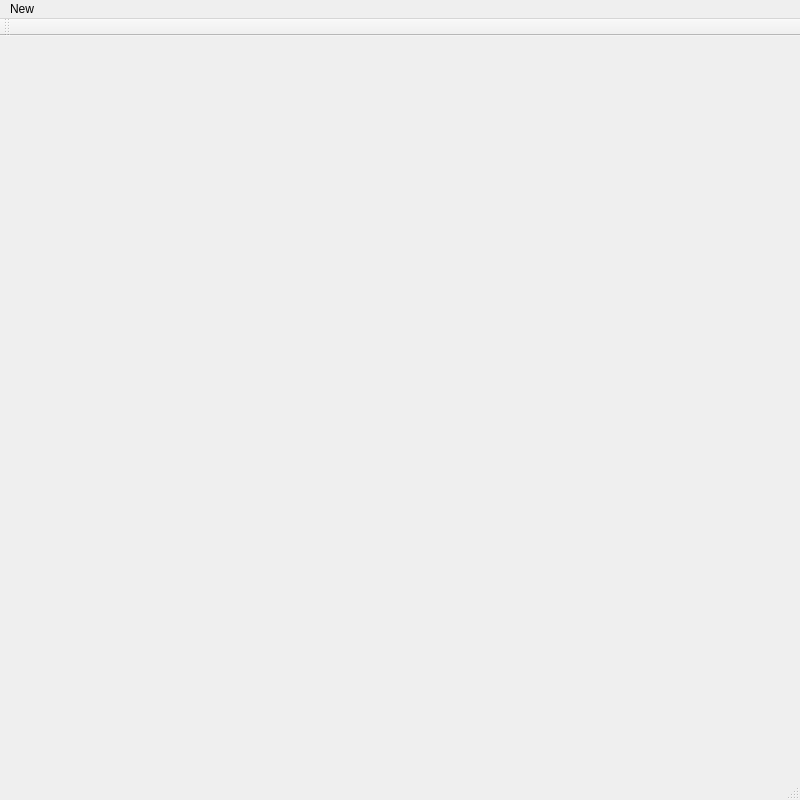
<?xml version="1.0" encoding="UTF-8"?>
<ui version="4.0">
 <class>MainWindow</class>
 <widget class="QMainWindow" name="MainWindow">
  <property name="geometry">
   <rect>
    <x>0</x>
    <y>0</y>
    <width>800</width>
    <height>800</height>
   </rect>
  </property>
  <property name="sizePolicy">
   <sizepolicy hsizetype="Fixed" vsizetype="Fixed">
    <horstretch>0</horstretch>
    <verstretch>0</verstretch>
   </sizepolicy>
  </property>
  <property name="minimumSize">
   <size>
    <width>800</width>
    <height>800</height>
   </size>
  </property>
  <property name="maximumSize">
   <size>
    <width>800</width>
    <height>800</height>
   </size>
  </property>
  <property name="windowTitle">
   <string>MainWindow</string>
  </property>
  <widget class="QWidget" name="centralWidget"/>
  <widget class="QMenuBar" name="menuBar">
   <property name="geometry">
    <rect>
     <x>0</x>
     <y>0</y>
     <width>800</width>
     <height>22</height>
    </rect>
   </property>
   <widget class="QMenu" name="menuNew">
    <property name="title">
     <string>New</string>
    </property>
   </widget>
   <addaction name="menuNew"/>
  </widget>
  <widget class="QToolBar" name="mainToolBar">
   <attribute name="toolBarArea">
    <enum>TopToolBarArea</enum>
   </attribute>
   <attribute name="toolBarBreak">
    <bool>false</bool>
   </attribute>
  </widget>
  <widget class="QStatusBar" name="statusBar"/>
 </widget>
 <layoutdefault spacing="6" margin="11"/>
 <resources/>
 <connections/>
</ui>
